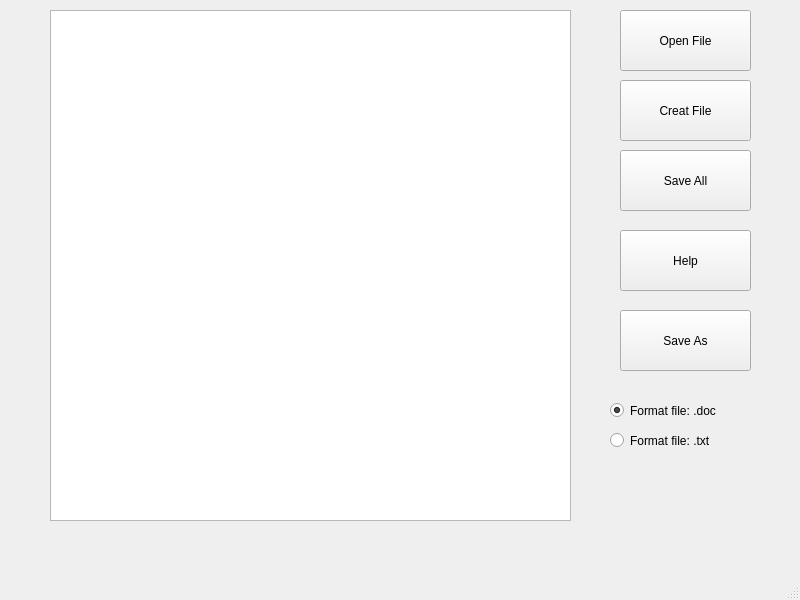
<?xml version="1.0" encoding="UTF-8"?>
<ui version="4.0">
 <class>MainWindow</class>
 <widget class="QMainWindow" name="MainWindow">
  <property name="geometry">
   <rect>
    <x>0</x>
    <y>0</y>
    <width>800</width>
    <height>600</height>
   </rect>
  </property>
  <property name="windowTitle">
   <string>MainWindow</string>
  </property>
  <widget class="QWidget" name="centralwidget">
   <widget class="QPlainTextEdit" name="plainTextEdit">
    <property name="geometry">
     <rect>
      <x>50</x>
      <y>10</y>
      <width>521</width>
      <height>511</height>
     </rect>
    </property>
   </widget>
   <widget class="QPushButton" name="pushButton">
    <property name="geometry">
     <rect>
      <x>620</x>
      <y>10</y>
      <width>131</width>
      <height>61</height>
     </rect>
    </property>
    <property name="text">
     <string>Open File</string>
    </property>
   </widget>
   <widget class="QPushButton" name="pushButton_2">
    <property name="geometry">
     <rect>
      <x>620</x>
      <y>150</y>
      <width>131</width>
      <height>61</height>
     </rect>
    </property>
    <property name="text">
     <string>Save All</string>
    </property>
   </widget>
   <widget class="QPushButton" name="pushButton_3">
    <property name="geometry">
     <rect>
      <x>620</x>
      <y>230</y>
      <width>131</width>
      <height>61</height>
     </rect>
    </property>
    <property name="text">
     <string>Help</string>
    </property>
   </widget>
   <widget class="QPushButton" name="pushButton_4">
    <property name="geometry">
     <rect>
      <x>620</x>
      <y>80</y>
      <width>131</width>
      <height>61</height>
     </rect>
    </property>
    <property name="text">
     <string>Creat File</string>
    </property>
   </widget>
   <widget class="QRadioButton" name="radioButton">
    <property name="geometry">
     <rect>
      <x>610</x>
      <y>400</y>
      <width>141</width>
      <height>21</height>
     </rect>
    </property>
    <property name="text">
     <string>Format file: .doc</string>
    </property>
    <property name="checked">
     <bool>true</bool>
    </property>
   </widget>
   <widget class="QRadioButton" name="radioButton_2">
    <property name="geometry">
     <rect>
      <x>610</x>
      <y>430</y>
      <width>141</width>
      <height>21</height>
     </rect>
    </property>
    <property name="text">
     <string>Format file: .txt</string>
    </property>
   </widget>
   <widget class="QPushButton" name="pushButton_5">
    <property name="geometry">
     <rect>
      <x>620</x>
      <y>310</y>
      <width>131</width>
      <height>61</height>
     </rect>
    </property>
    <property name="text">
     <string>Save As</string>
    </property>
   </widget>
  </widget>
  <widget class="QMenuBar" name="menubar">
   <property name="geometry">
    <rect>
     <x>0</x>
     <y>0</y>
     <width>800</width>
     <height>25</height>
    </rect>
   </property>
  </widget>
  <widget class="QStatusBar" name="statusbar"/>
 </widget>
 <resources/>
 <connections/>
</ui>
